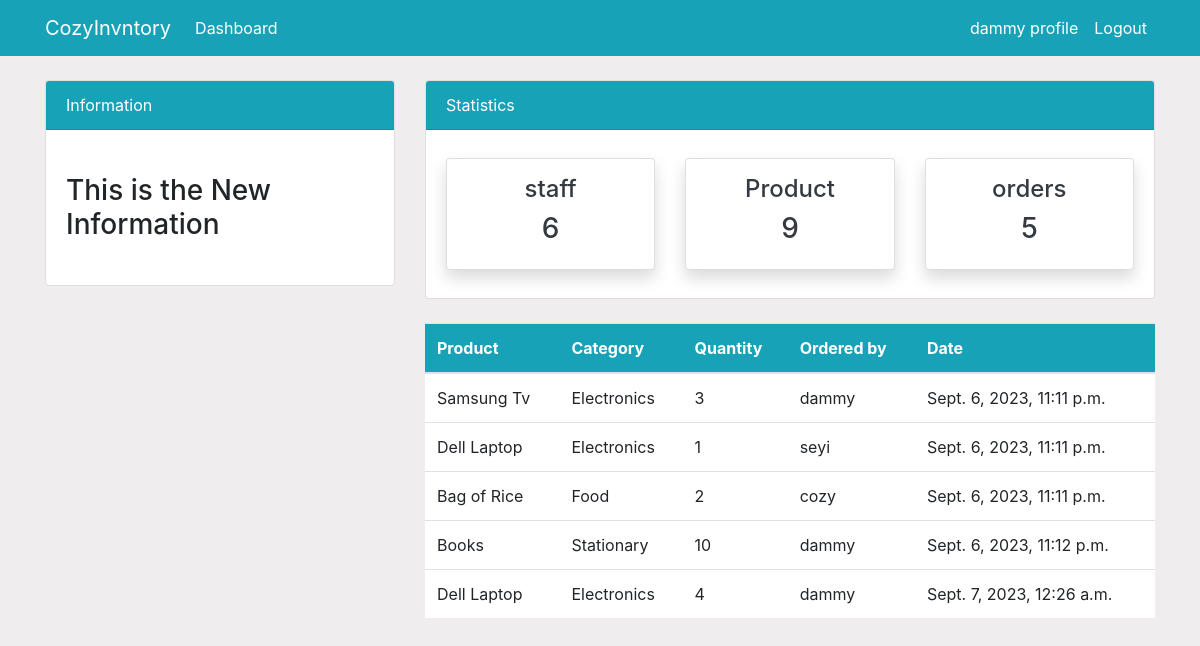
Page /order/ (signed in) on the earlier database version.
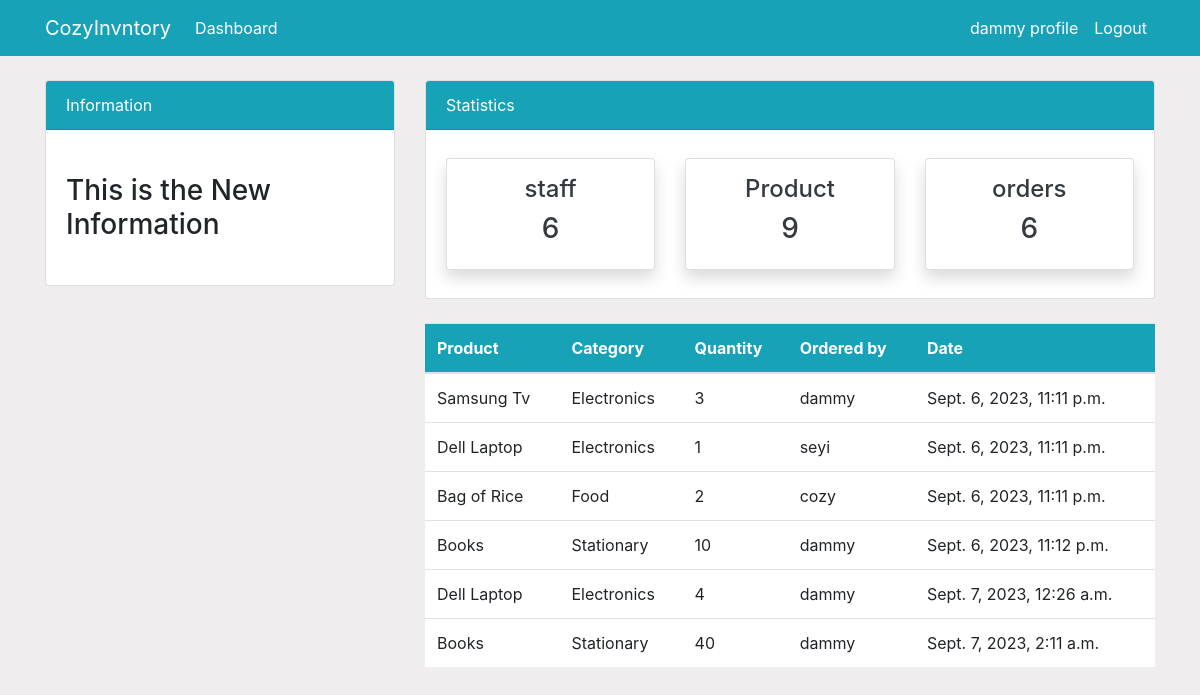
Same page on the later database version.
### dashboard/models.py (models this page shows, shortened)
class Order(models.Model):
    product = models.ForeignKey(Product, on_delete=models.CASCADE, null=True)
    staff = models.ForeignKey(User, models.CASCADE, null=True)
    order_quantity = models.PositiveIntegerField(null=True)
    date = models.DateTimeField(auto_now_add=True)
    class Meta:
        verbose_name_plural = 'Order'

class Product(models.Model):
    name = models.CharField(max_length=100, null=True)
    category = models.CharField(max_length=20, choices=CATEGORY, null=True)
    quantity = models.PositiveIntegerField(null=True)
    class Meta:
        verbose_name_plural = 'Product'

### dashboard/views.py (the view)
# urls.py: path('order/', views.order, name='dashboard-order'),
@login_required
def order(request):
    orders=Order.objects.all()
    count_product=Product.objects.all().count()
    count_staff=User.objects.all().count()
    count_order=orders.count
    context={
        'orders':orders,
        'count_order':count_order,
        'count_staff':count_staff,
        'count_product': count_product,
    }
    return render(request, 'dashboard/order.html', context)

### templates/dashboard/order.html (shortened to what this page needs)
{% extends 'partials/base.html' %}
{% block content %}
  {% include 'partials/topnav.html' %}
  <div class="container">
    <div class="row my-4">
      <div class="col-md-4"></div>
        <div class="col-md-8">
          <table class="table bg-white">
            <thead class="bg-info">
              <tr class="text-white">
                <th scope="col">Product</th>
                <th scope="col">Category</th>
                <th scope="col">Quantity</th>
                <th scope="col">Ordered by</th>
                <th scope="col">Date</th>
              </tr>
            </thead>
            <tbody>
              {% for orders in orders %}
              <tr>
                <td>{{orders.product.name}}</td>
                <td>{{orders.product.category}}</td>
                <td>{{orders.order_quantity}}</td>
                <td>{{orders.staff.username}}</td>
                <td>{{orders.date}}</td>
              </tr>
              {% endfor %}
            </tbody>
          </table>
        </div>
    </div>
  </div>
{% endblock %}

Differences in the rows shown:
added Order: product.name "Books", product.category "Stationary", order_quantity "40", staff.username "dammy", date "Sept. 7, 2023, 2:11 a.m."
Other differences:
{{ count_order }}: "5" → "6"
